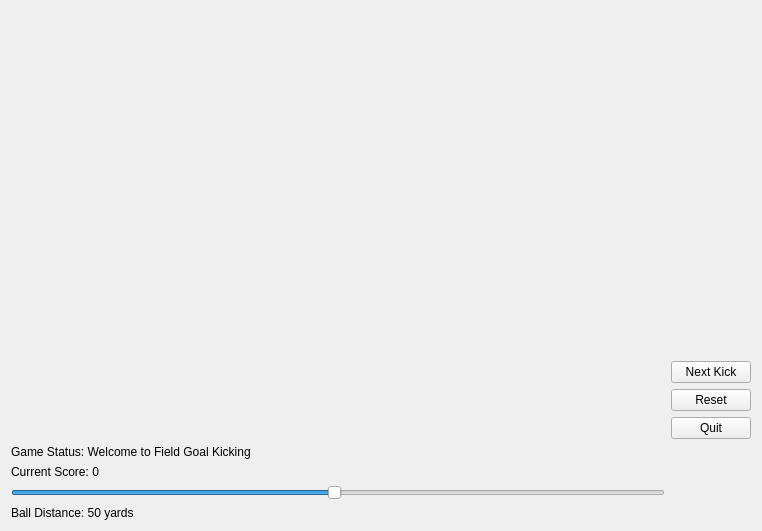
<?xml version="1.0" encoding="UTF-8"?>
<ui version="4.0">
 <class>MainWindow</class>
 <widget class="QMainWindow" name="MainWindow">
  <property name="windowModality">
   <enum>Qt::ApplicationModal</enum>
  </property>
  <property name="geometry">
   <rect>
    <x>0</x>
    <y>0</y>
    <width>762</width>
    <height>531</height>
   </rect>
  </property>
  <property name="windowTitle">
   <string>OpenGL</string>
  </property>
  <widget class="QWidget" name="centralWidget">
   <layout class="QGridLayout" name="gridLayout">
    <item row="0" column="0">
     <widget class="GLWidget" name="widget" native="true">
      <property name="sizePolicy">
       <sizepolicy hsizetype="Expanding" vsizetype="Preferred">
        <horstretch>0</horstretch>
        <verstretch>0</verstretch>
       </sizepolicy>
      </property>
     </widget>
    </item>
    <item row="3" column="0">
     <widget class="QSlider" name="horizontalSlider">
      <property name="value">
       <number>49</number>
      </property>
      <property name="orientation">
       <enum>Qt::Horizontal</enum>
      </property>
     </widget>
    </item>
    <item row="1" column="0">
     <widget class="QLabel" name="label">
      <property name="text">
       <string>Game Status: Welcome to Field Goal Kicking</string>
      </property>
     </widget>
    </item>
    <item row="0" column="1">
     <layout class="QVBoxLayout" name="verticalLayout">
      <item>
       <spacer name="verticalSpacer">
        <property name="orientation">
         <enum>Qt::Vertical</enum>
        </property>
        <property name="sizeHint" stdset="0">
         <size>
          <width>20</width>
          <height>40</height>
         </size>
        </property>
       </spacer>
      </item>
      <item>
       <widget class="QPushButton" name="pushButton_2">
        <property name="text">
         <string>Next Kick</string>
        </property>
       </widget>
      </item>
      <item>
       <widget class="QPushButton" name="pushButton_3">
        <property name="text">
         <string>Reset</string>
        </property>
       </widget>
      </item>
      <item>
       <widget class="QPushButton" name="pushButton">
        <property name="text">
         <string>Quit</string>
        </property>
       </widget>
      </item>
     </layout>
    </item>
    <item row="2" column="0">
     <widget class="QLabel" name="label_2">
      <property name="text">
       <string>Current Score: 0</string>
      </property>
     </widget>
    </item>
    <item row="4" column="0">
     <widget class="QLabel" name="label_3">
      <property name="text">
       <string>Ball Distance: 50 yards</string>
      </property>
     </widget>
    </item>
   </layout>
  </widget>
 </widget>
 <layoutdefault spacing="6" margin="11"/>
 <customwidgets>
  <customwidget>
   <class>GLWidget</class>
   <extends>QWidget</extends>
   <header>glwidget.h</header>
   <container>1</container>
  </customwidget>
 </customwidgets>
 <resources/>
 <connections/>
</ui>
